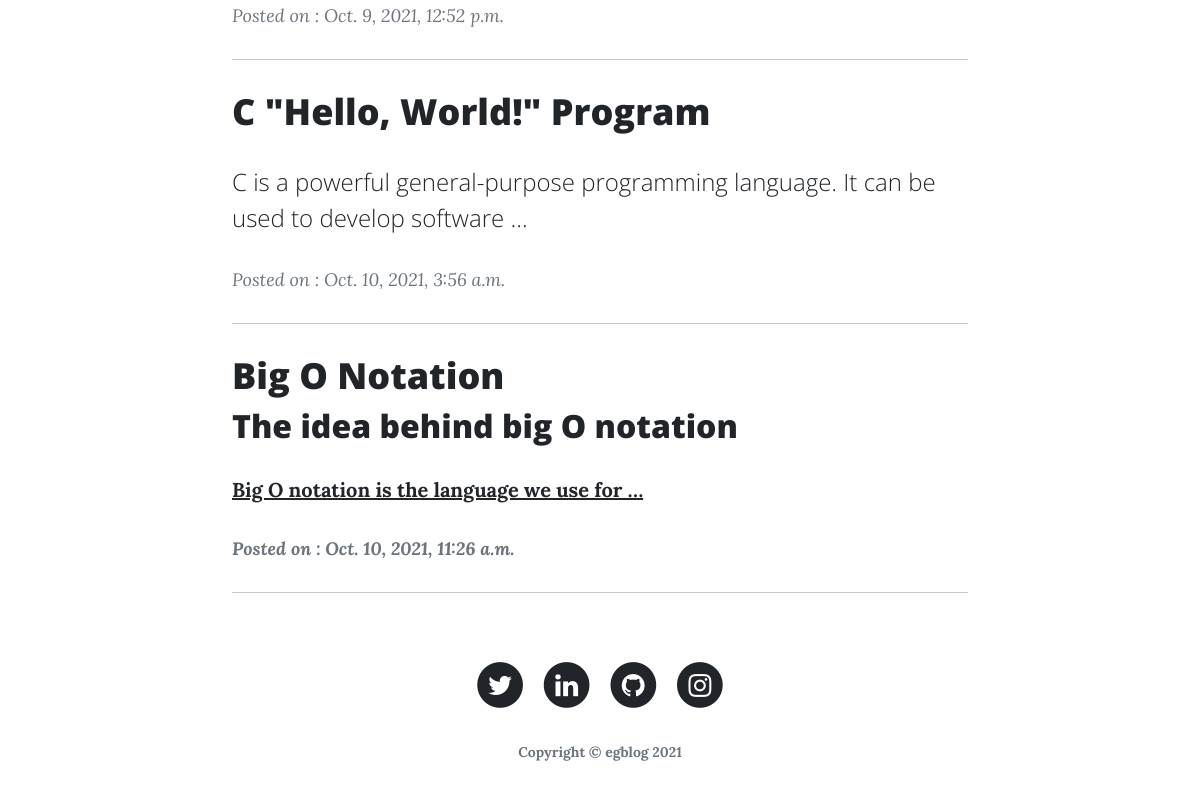
Page /index (lower part) on the earlier database version.
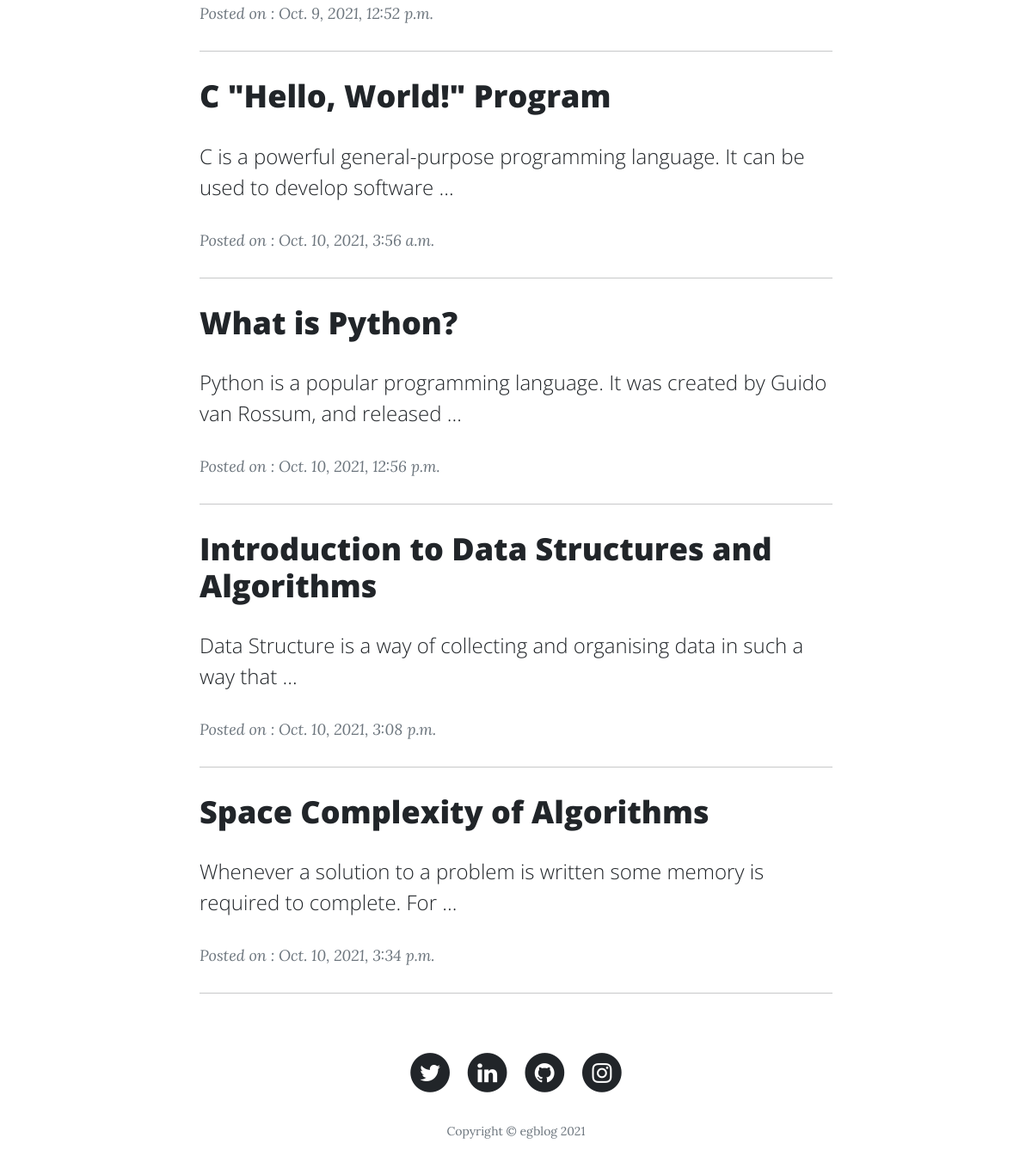
Same page on the later database version.
### blog/models.py (models this page shows, shortened)
class Post(models.Model):
    post_id = models.AutoField(primary_key=True)
    title = models.CharField(max_length=256)
    content = HTMLField()
    url = models.CharField(max_length=200)
    cat = models.ForeignKey(Category, on_delete=models.CASCADE)
    image = models.ImageField(upload_to='post/')
    add_date = models.DateTimeField(auto_now_add=True, null=True)
    count_visitor = models.IntegerField(default=1, null=True, blank=True)

### blog/views.py (the view)
# urls.py: path('index', views.index),
def index(request):
    posts = Post.objects.all()
    cats = Category.objects.all()
    data = {
        'posts': posts,
        'cats': cats,
    }
    return render(request, 'blog/index.html', data)

### blog/templates/blog/index.html (shortened to what this page needs)
{% load static %}
<!DOCTYPE html>
<html>
<head>
    <link rel="stylesheet" href="{% static 'bootstrap/css/bootstrap.min.css' %}">
    <link rel="stylesheet" href="{% static 'fonts/font-awesome.min.css' %}">
</head>
<body>
    <div class="container">
        <div class="row">
            <div class="col-md-10 col-lg-8 mx-auto">
                {% for p in posts %}
                <div class="post-preview"><a href="/post/{{p.url}}">
                        <h3 class="post-title">{{p.title}}</h3>
                        <h4 class="post-subtitle">{{p.content |truncatewords:15 | safe}}</h4>
                    </a>
                    <p class="post-meta"> <em> Posted on :&nbsp;</em>{{p.add_date}}</p>
                </div>
                <hr>
                {% endfor %}
            </div>
        </div>
    </div>
    <footer>
        <div class="container">
            <div class="row">
                <div class="col-md-10 col-lg-8 mx-auto">
                    <ul class="list-inline text-center">
                        <li class="list-inline-item"><a href="https://twitter.com/anurag_629"><span class="fa-stack fa-lg"><i class="fa fa-circle fa-stack-2x"></i><i class="fa fa-twitter fa-stack-1x fa-inverse"></i></span></a></li>
                        <li class="list-inline-item"><a href="https://www.linkedin.com/in/anurag629/"><span class="fa-stack fa-lg"><i class="fa fa-circle fa-stack-2x"></i><i class="fa fa-linkedin fa-stack-1x fa-inverse"></i></span></a></li>
                        <li class="list-inline-item"><a href="https://github.com/anurag629"><span class="fa-stack fa-lg"><i class="fa fa-circle fa-stack-2x"></i><i class="fa fa-github fa-stack-1x fa-inverse"></i></span></a></li>
                        <li class="list-inline-item"><a href="https://www.instagram.com/anurag_629/"><span class="fa-stack fa-lg"><i class="fa fa-circle fa-stack-2x"></i><i class="fa fa-instagram fa-stack-1x fa-inverse"></i></span></a></li>
                     </ul>
                    <p class="text-muted copyright">Copyright&nbsp;©&nbsp;egblog 2021</p>
                </div>
            </div>
        </div>
    </footer>
</body>
</html>

Differences in the rows shown:
removed Post: title "Big O Notation", content "The idea behind big O notation Big O notation is the language we use for …", add_date "Oct. 10, 2021, 11:26 a.m."
added Post: title "What is Python?", content "Python is a popular programming language. It was created by Guido van Rossum, and released …", add_date "Oct. 10, 2021, 12:56 p.m."
added Post: title "Introduction to Data Structures and Algorithms", content "Data Structure is a way of collecting and organising data in such a way that …", add_date "Oct. 10, 2021, 3:08 p.m."
added Post: title "Space Complexity of Algorithms", content "Whenever a solution to a problem is written some memory is required to complete. For …", add_date "Oct. 10, 2021, 3:34 p.m."
